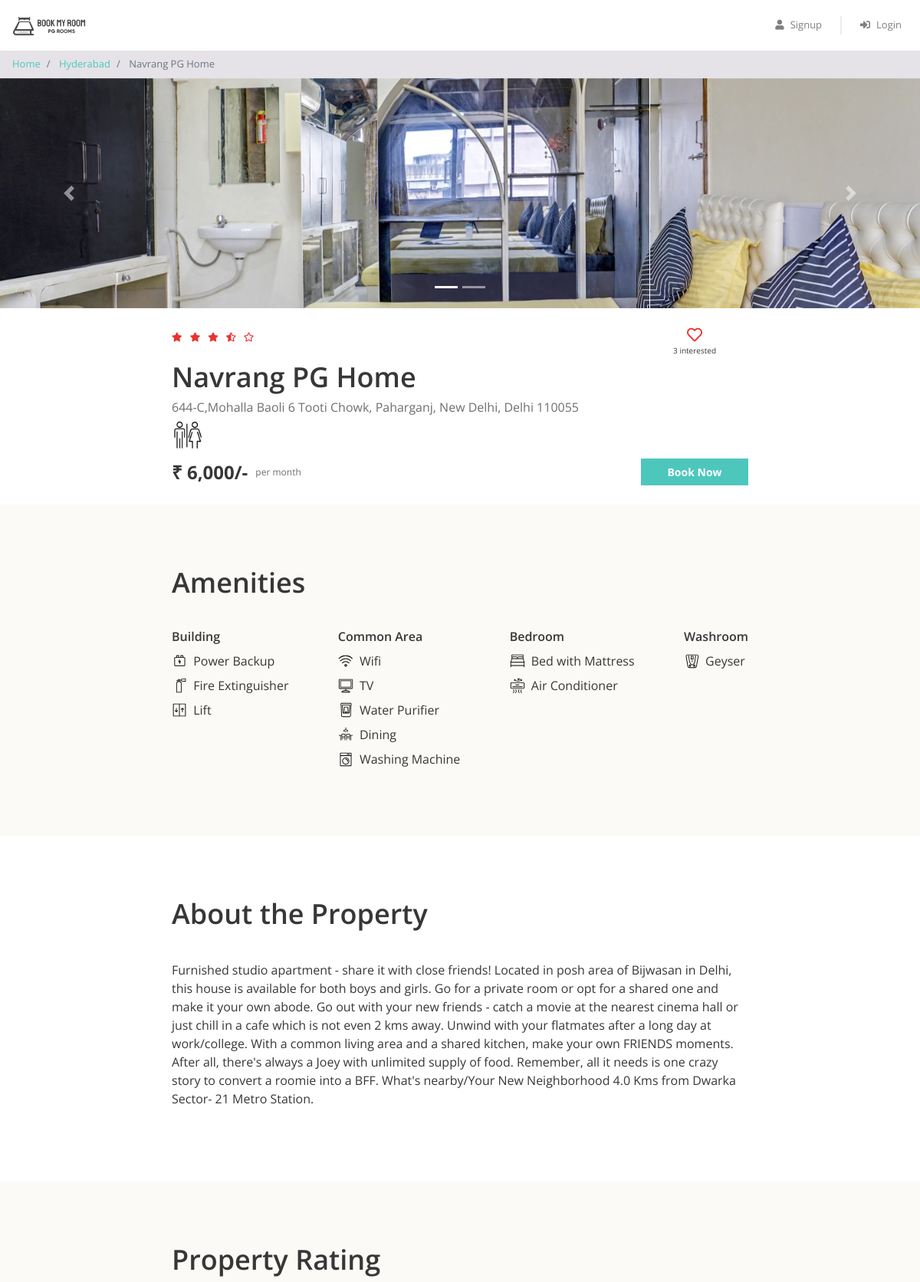
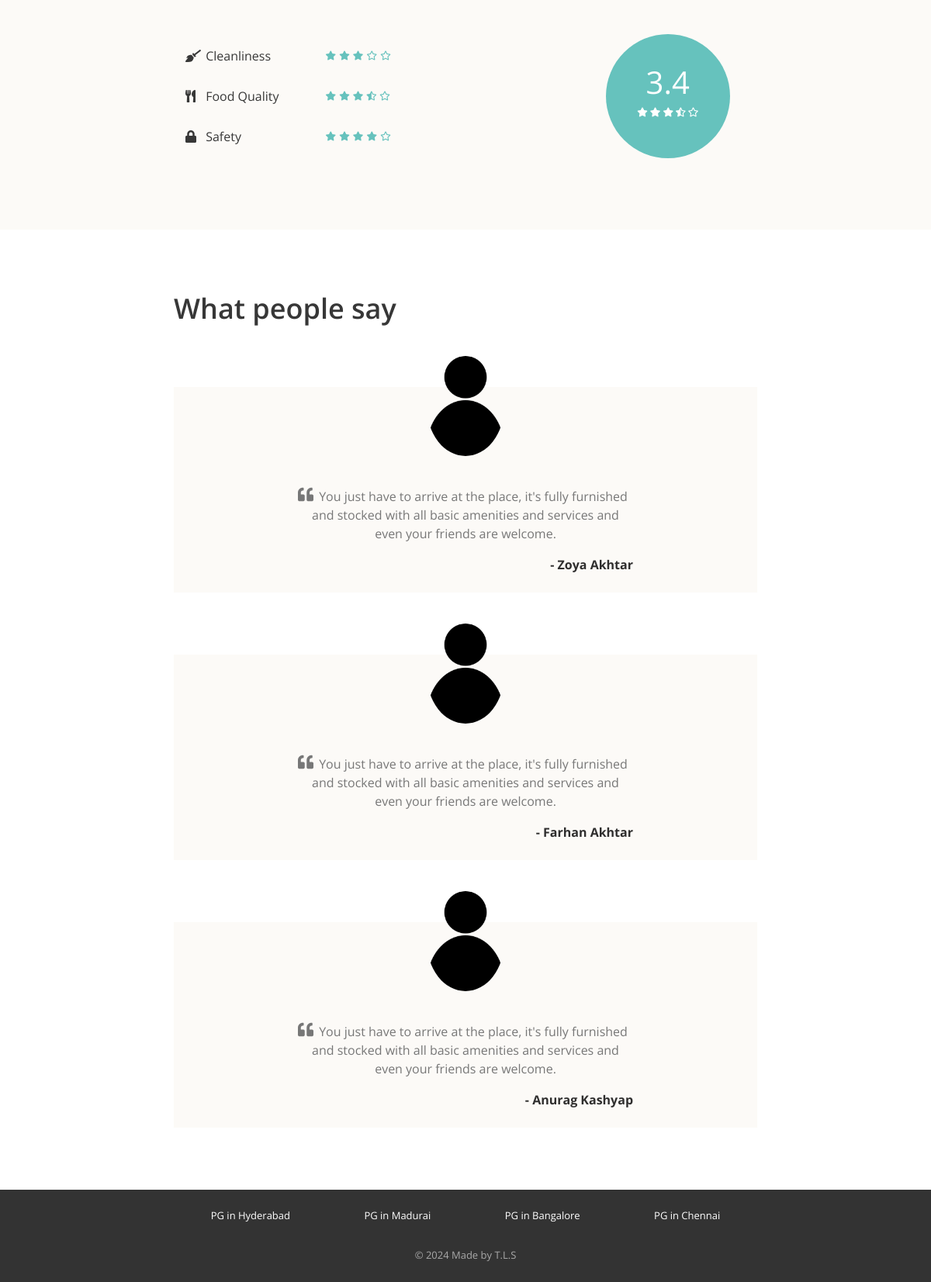
The page /php/property_detail.php?property_id=2 on the database its author committed (2 pictures, top to bottom).
### tables this page shows
CREATE TABLE properties (
  id INT NOT NULL AUTO_INCREMENT,
  city_id INT NOT NULL,
  name VARCHAR(100) NOT NULL,
  address VARCHAR(255) NOT NULL,
  description LONGTEXT NOT NULL,
  gender ENUM('male', 'female', 'unisex') NOT NULL,
  rent INT NOT NULL,
  rating_clean FLOAT(2,1) NOT NULL,
  rating_food FLOAT(2,1) NOT NULL,
  rating_safety FLOAT(2,1) NOT NULL,
  PRIMARY KEY(id),
  FOREIGN KEY(city_id) REFERENCES cities(id)
);

CREATE TABLE cities (
  id INT NOT NULL AUTO_INCREMENT,
  name VARCHAR(100) NOT NULL,
  PRIMARY KEY(id)
);

CREATE TABLE amenities (
  id INT NOT NULL AUTO_INCREMENT,
  name VARCHAR(100) NOT NULL,
  type VARCHAR(100) NOT NULL,
  icon VARCHAR(30) NOT NULL,
  PRIMARY KEY(id)
);

CREATE TABLE testimonials (
  id INT NOT NULL AUTO_INCREMENT,
  property_id INT NOT NULL,
  user_name VARCHAR(100) NOT NULL,
  content LONGTEXT NOT NULL,
  PRIMARY KEY(id),
  FOREIGN KEY(property_id) REFERENCES properties(id)
);

### php/property_detail.php (the view, shortened to what this page needs)
<?php
require "includes/database_connect.php";
$property_id = $_GET["property_id"];
$sql_1 = "SELECT *, p.id AS property_id, p.name AS property_name, c.name AS city_name
            FROM properties p
            INNER JOIN cities c ON p.city_id = c.id
            WHERE p.id = $property_id";
$result_1 = mysqli_query($conn, $sql_1);
$property = mysqli_fetch_assoc($result_1);
$sql_2 = "SELECT * FROM testimonials WHERE property_id = $property_id";
$result_2 = mysqli_query($conn, $sql_2);
$testimonials = mysqli_fetch_all($result_2, MYSQLI_ASSOC);
$sql_3 = "SELECT a.*
            FROM amenities a
            INNER JOIN properties_amenities pa ON a.id = pa.amenity_id
            WHERE pa.property_id = $property_id";
$result_3 = mysqli_query($conn, $sql_3);
$amenities = mysqli_fetch_all($result_3, MYSQLI_ASSOC);
$sql_4 = "SELECT * FROM interested_users_properties WHERE property_id = $property_id";
$result_4 = mysqli_query($conn, $sql_4);
$interested_users_count = mysqli_num_rows($result_4);
?>
<!DOCTYPE html>
<html lang="en">
<head>
    <?php
    include "includes/head_links.php";
    ?>
    <link href="css/property_detail.css" rel="stylesheet" />
</head>
<body>
    <?php
    include "includes/header.php";
    ?>
    <nav aria-label="breadcrumb">
        <ol class="breadcrumb py-2">
            <li class="breadcrumb-item">
                <a href="index.php">Home</a>
            </li>
            <li class="breadcrumb-item">
                <a href="property_list.php?city=<?= $property['city_name']; ?>"><?= $property['city_name']; ?></a>
            </li>
            <li class="breadcrumb-item active" aria-current="page">
                <?= $property['property_name']; ?>
            </li>
        </ol>
    </nav>
    <div id="property-images" class="carousel slide" data-ride="carousel">
        <ol class="carousel-indicators">
            <?php
            $property_images = glob("img/properties/" . $property['property_id'] . "/*");
            foreach ($property_images as $index => $property_image) {
            ?>
                <li data-target="#property-images" data-slide-to="<?= $index ?>" class="<?= $index == 0 ? "active" : ""; ?>"></li>
            <?php
            }
            ?>
        </ol>
        <div class="carousel-inner">
            <?php
            foreach ($property_images as $index => $property_image) {
            ?>
                <div class="carousel-item <?= $index == 0 ? "active" : ""; ?>">
                    <img class="d-block w-100" src="<?= $property_image ?>" alt="slide">
                </div>
            <?php
            }
            ?>
        </div>
        <a class="carousel-control-prev" href="#property-images" role="button" data-slide="prev">
            <span class="carousel-control-prev-icon" aria-hidden="true"></span>
        </a>
        <a class="carousel-control-next" href="#property-images" role="button" data-slide="next">
            <span class="carousel-control-next-icon" aria-hidden="true"></span>
        </a>
    </div>
    <div class="property-summary page-container">
        <div class="row no-gutters justify-content-between">
            <?php
            $total_rating = ($property['rating_clean'] + $property['rating_food'] + $property['rating_safety']) / 3;
            $total_rating = round($total_rating, 1);
            ?>
            <div class="star-container" title="<?= $total_rating ?>">
                <?php
                $rating = $total_rating;
                for ($i = 0; $i < 5; $i++) {
                    if ($rating >= $i + 0.8) {
                ?>
                        <i class="fas fa-star"></i>
                    <?php
                    } elseif ($rating >= $i + 0.3) {
                    ?>
                        <i class="fas fa-star-half-alt"></i>
                    <?php
                    } else {
                    ?>
                        <i class="far fa-star"></i>
                <?php
                    }
                }
                ?>
            </div>
            <div class="interested-container">
                <?php
                $is_interested = false;
                if ($is_interested) {
                ?>
                    <i class="is-interested-image fas fa-heart"></i>
                <?php
                } else {
                ?>
                    <i class="is-interested-image far fa-heart"></i>
                <?php
                }
                ?>
                <div class="interested-text">
                    <span class="interested-user-count"><?= $interested_users_count ?></span> interested
                </div>
            </div>
        </div>
        <div class="detail-container">
            <div class="property-name"><?= $property['property_name'] ?></div>
            <div class="property-address"><?= $property['address'] ?></div>
            <div class="property-gender">
                <?php
                if ($property['gender'] == "male") {
                ?>
                    <img src="img/male.png">
                <?php
                } elseif ($property['gender'] == "female") {
                ?>
                    <img src="img/female.png">
                <?php
                } else {
                ?>
                    <img src="img/unisex.png">
                <?php
                }
                ?>
            </div>
        </div>
        <div class="row no-gutters">
            <div class="rent-container col-6">
                <div class="rent">₹ <?= number_format($property['rent']) ?>/-</div>
                <div class="rent-unit">per month</div>
            </div>
            <div class="button-container col-6">
                <a href="#" class="btn btn-primary">Book Now</a>
            </div>
        </div>
    </div>
    <div class="property-amenities">
        <div class="page-container">
            <h1>Amenities</h1>
            <div class="row justify-content-between">
                <div class="col-md-auto">
                    <h5>Building</h5>
                    <?php
                    foreach ($amenities as $amenity) {
                        if ($amenity['type'] == "Building") {
                    ?>
                            <div class="amenity-container">
                                <img src="img/amenities/<?= $amenity['icon'] ?>.svg">
                                <span><?= $amenity['name'] ?></span>
                            </div>
                    <?php
                        }
                    }
                    ?>
                </div>
                <div class="col-md-auto">
                    <h5>Common Area</h5>
                    <?php
                    foreach ($amenities as $amenity) {
                        if ($amenity['type'] == "Common Area") {
                    ?>
                            <div class="amenity-container">
                                <img src="img/amenities/<?= $amenity['icon'] ?>.svg">
                                <span><?= $amenity['name'] ?></span>
                            </div>
                    <?php
                        }
                    }
                    ?>
                </div>
                <div class="col-md-auto">
                    <h5>Bedroom</h5>
                    <?php
                    foreach ($amenities as $amenity) {
                        if ($amenity['type'] == "Bedroom") {
                    ?>
                            <div class="amenity-container">
                                <img src="img/amenities/<?= $amenity['icon'] ?>.svg">
                                <span><?= $amenity['name'] ?></span>
                            </div>
                    <?php
                        }
                    }
                    ?>
                </div>
                <div class="col-md-auto">
                    <h5>Washroom</h5>
                    <?php
                    foreach ($amenities as $amenity) {
                        if ($amenity['type'] == "Washroom") {
                    ?>
                            <div class="amenity-container">
                                <img src="img/amenities/<?= $amenity['icon'] ?>.svg">
                                <span><?= $amenity['name'] ?></span>
                            </div>
                    <?php
                        }
                    }
                    ?>
                </div>
            </div>
        </div>
    </div>
    <div class="property-about page-container">
        <h1>About the Property</h1>
        <p><?= $property['description'] ?></p>
    </div>
    <div class="property-rating">
        <div class="page-container">
            <h1>Property Rating</h1>
            <div class="row align-items-center justify-content-between">
                <div class="col-md-6">
                    <div class="rating-criteria row">
                        <div class="col-6">
                            <i class="rating-criteria-icon fas fa-broom"></i>
                            <span class="rating-criteria-text">Cleanliness</span>
                        </div>
                        <div class="rating-criteria-star-container col-6" title="<?= $property['rating_clean'] ?>">
                            <?php
                            $rating = $property['rating_clean'];
                            for ($i = 0; $i < 5; $i++) {
                                if ($rating >= $i + 0.8) {
                            ?>
                                    <i class="fas fa-star"></i>
                                <?php
                                } elseif ($rating >= $i + 0.3) {
                                ?>
                                    <i class="fas fa-star-half-alt"></i>
                                <?php
                                } else {
                                ?>
                                    <i class="far fa-star"></i>
                            <?php
                                }
                            }
                            ?>
                        </div>
                    </div>
                    <div class="rating-criteria row">
                        <div class="col-6">
                            <i class="rating-criteria-icon fas fa-utensils"></i>
                            <span class="rating-criteria-text">Food Quality</span>
                        </div>
                        <div class="rating-criteria-star-container col-6" title="<?= $property['rating_food'] ?>">
                            <?php
                            $rating = $property['rating_food'];
                            for ($i = 0; $i < 5; $i++) {
                                if ($rating >= $i + 0.8) {
                            ?>
                                    <i class="fas fa-star"></i>
                                <?php
                                } elseif ($rating >= $i + 0.3) {
                                ?>
                                    <i class="fas fa-star-half-alt"></i>
                                <?php
                                } else {
                                ?>
                                    <i class="far fa-star"></i>
                            <?php
                                }
                            }
                            ?>
                        </div>
                    </div>
                    <div class="rating-criteria row">
                        <div class="col-6">
                            <i class="rating-criteria-icon fa fa-lock"></i>
                            <span class="rating-criteria-text">Safety</span>
                        </div>
                        <div class="rating-criteria-star-container col-6" title="<?= $property['rating_safety'] ?>">
                            <?php
                            $rating = $property['rating_safety'];
                            for ($i = 0; $i < 5; $i++) {
                                if ($rating >= $i + 0.8) {
                            ?>
                                    <i class="fas fa-star"></i>
                                <?php
                                } elseif ($rating >= $i + 0.3) {
                                ?>
                                    <i class="fas fa-star-half-alt"></i>
                                <?php
                                } else {
                                ?>
                                    <i class="far fa-star"></i>
                            <?php
                                }
                            }
                            ?>
                        </div>
                    </div>
                </div>
                <div class="col-md-4">
                    <div class="rating-circle">
                        <?php
                        $total_rating = ($property['rating_clean'] + $property['rating_food'] + $property['rating_safety']) / 3;
                        $total_rating = round($total_rating, 1);
                        ?>
                        <div class="total-rating"><?= $total_rating ?></div>
                        <div class="rating-circle-star-container">
                            <?php
                            $rating = $total_rating;
                            for ($i = 0; $i < 5; $i++) {
                                if ($rating >= $i + 0.8) {
                            ?>
                                    <i class="fas fa-star"></i>
                                <?php
                                } elseif ($rating >= $i + 0.3) {
                                ?>
                                    <i class="fas fa-star-half-alt"></i>
                                <?php
                                } else {
                                ?>
                                    <i class="far fa-star"></i>
                            <?php
                                }
                            }
                            ?>
                        </div>
                    </div>
                </div>
            </div>
        </div>
    </div>
    <div class="property-testimonials page-container">
        <h1>What people say</h1>
        <?php
        foreach ($testimonials as $testimonial) {
        ?>
            <div class="testimonial-block">
                <div class="testimonial-image-container">
                    <img class="testimonial-img" src="img/man.png">
                </div>
                <div class="testimonial-text">
                    <i class="fa fa-quote-left" aria-hidden="true"></i>
                    <p><?= $testimonial['content'] ?></p>
                </div>
                <div class="testimonial-name">- <?= $testimonial['user_name'] ?></div>
            </div>
        <?php
        }
        ?>
    </div>
    <?php
    include "includes/footer.php";
    ?>
</body>
</html>

### rows shown on the page
properties: city.name "Hyderabad", name "Navrang PG Home", address "644-C,Mohalla Baoli 6 Tooti Chowk, Paharganj, New Delhi, Delhi 110055", rent "6,000", description "Furnished studio apartment - share it with close friends! Located in posh area of Bijwasan in Delhi, this house is available for both boys and girls. Go for a private room or opt for a shared one and make it your own abode. Go out with your new friends - catch a movie at the nearest cinema hall or just chill in a cafe which is not even 2 kms away. Unwind with your flatmates after a long day at work/college. With a common living area and a shared kitchen, make your own FRIENDS moments. After all, there's always a Joey with unlimited supply of food. Remember, all it needs is one crazy story to convert a roomie into a BFF. What's nearby/Your New Neighborhood 4.0 Kms from Dwarka Sector- 21…", rating_food "3.4"
amenities: icon (picture), name "Power Backup"
amenities: icon (picture), name "Fire Extinguisher"
amenities: icon (picture), name "Lift"
amenities: icon (picture), name "Wifi"
amenities: shows a picture, name "TV"
amenities: icon (picture), name "Water Purifier"
amenities: icon (picture), name "Dining"
amenities: icon (picture), name "Washing Machine"
amenities: shows a picture, name "Bed with Mattress"
amenities: shows a picture, name "Air Conditioner"
amenities: icon (picture), name "Geyser"
testimonials: content "You just have to arrive at the place, it's fully furnished and stocked with all basic amenities and services and even your friends are welcome.", user_name "Zoya Akhtar"
testimonials: content "You just have to arrive at the place, it's fully furnished and stocked with all basic amenities and services and even your friends are welcome.", user_name "Farhan Akhtar"
testimonials: content "You just have to arrive at the place, it's fully furnished and stocked with all basic amenities and services and even your friends are welcome.", user_name "Anurag Kashyap"

### other values the page prints
$interested_users_count "3"
